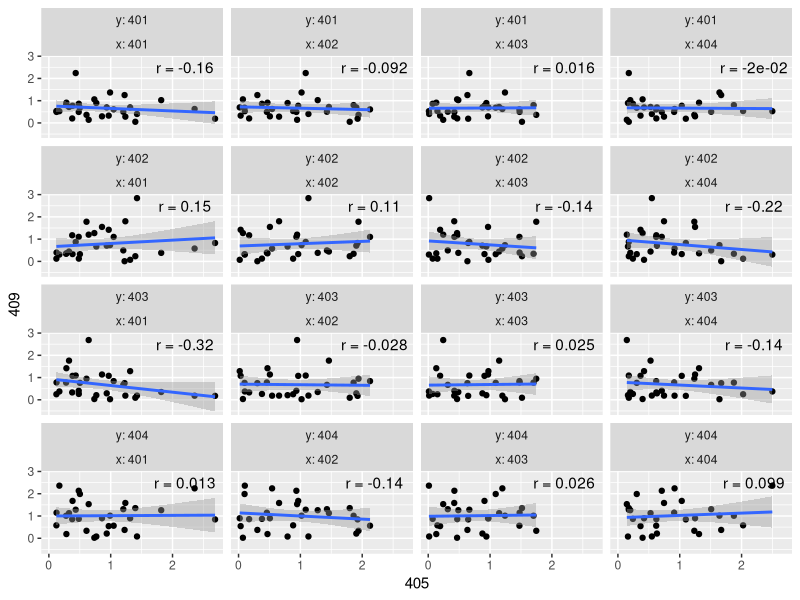

Write the R code that produced this figure. (Note: this script raises an error after producing the figure.)
library(ggplot2)
d.405 <- data.frame(abs(rnorm(30)),abs(rnorm(30)),abs(rnorm(30)),abs(rnorm(30)),type="405")
d.409 <- data.frame(abs(rnorm(30)),abs(rnorm(30)),abs(rnorm(30)),abs(rnorm(30)),type="409")
all <- rbind(d.405,d.409)
colnames(all) <- c("401","402","403","404","type")

library("reshape2");
allM <- melt(all, id.vars = "type")


combis <- expand.grid(levels(allM$variable),levels(allM$variable))

plotdat <- lapply(seq_len(nrow(combis)),function(i) cbind(allM[allM$variable==combis[i,1] & allM$type=="405",],
                                                          allM[allM$variable==combis[i,2] & allM$type=="409",c("type","variable","value")]))
plotdat <- do.call(rbind,plotdat)
names(plotdat) <- c("type.x","var.x","x","type.y","var.y","y")
plotdat$var.x <- paste("x:",plotdat$var.x)
plotdat$var.y <- paste("y:",plotdat$var.y)

library(plyr)
cors <- ddply(plotdat,.(var.x,var.y),summarize,cor=format(signif(cor(x,y),2),scientific=-2))
cors$x <- 2.2
cors$y <- 2.5

ggplot(plotdat,aes(x=x,y=y)) + 
    geom_point() + 
    geom_smooth(method="lm") +
    geom_text(data=cors,aes(label=paste("r =",cor))) +
    facet_wrap(~var.y*var.x,ncol=4) +
    xlab("405") + ylab("409")

data("iris")


print(p)